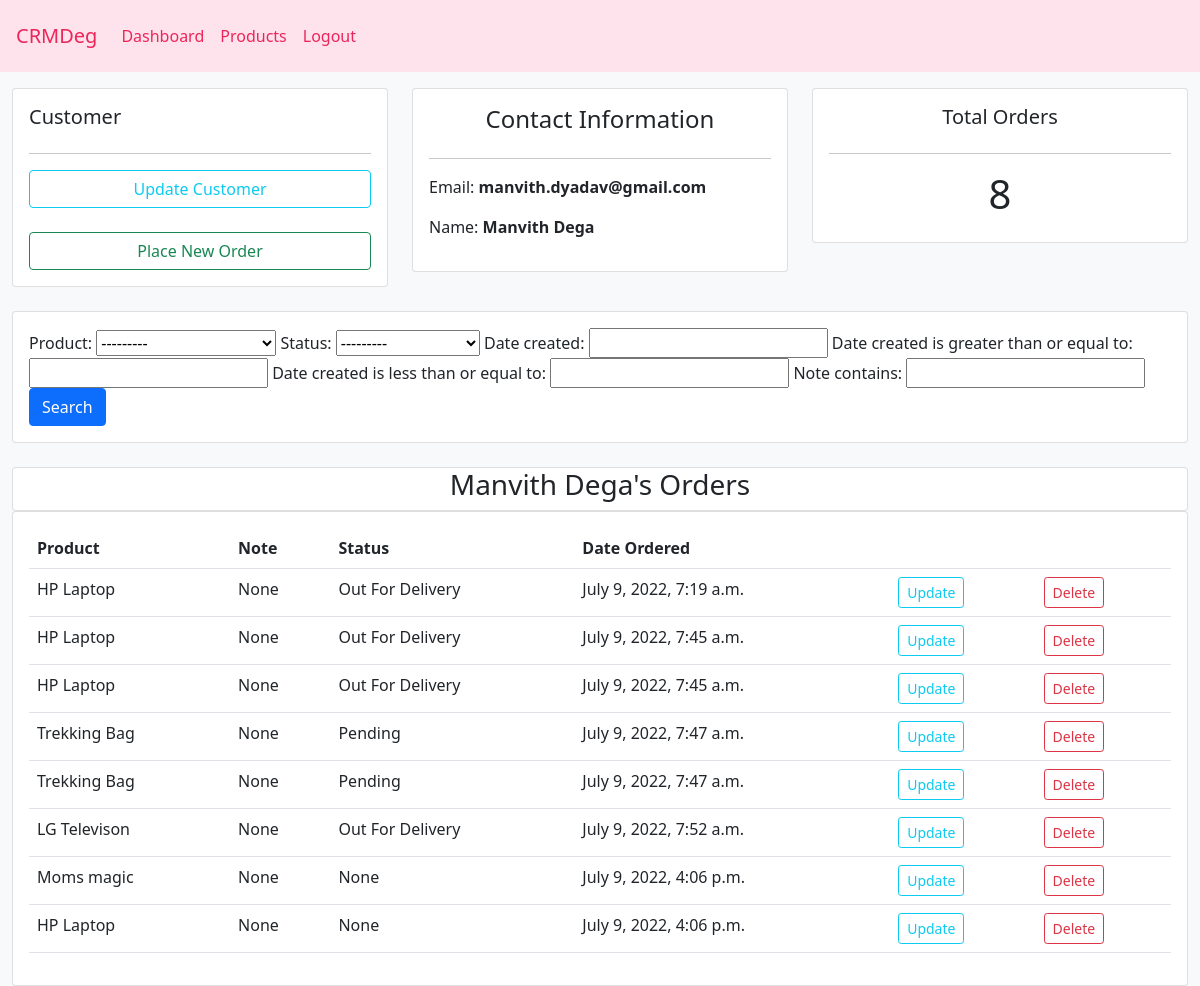
The app's page /customer/1/ (signed in) with its own data.
### accounts/models.py (models this page shows, shortened)
class Customer(models.Model) :
    user = models.OneToOneField(User, null=True, on_delete=models.CASCADE)
    name = models.CharField(max_length=100, null=True)
    email = models.CharField(max_length=100, null=True)
    phone = models.CharField(max_length=100, null=True)
    date_created = models.DateTimeField(auto_now_add=True)

class Order(models.Model) :
    STATUS = (
        ('Pending', 'Pending'),
        ('Out For Delivery', 'Out For Delivery'),
        ('Delivered', 'Delivered'),
    )
    customer = models.ForeignKey(Customer, null=True, on_delete=models.SET_NULL)
    product = models.ForeignKey(Product, null=True, on_delete=models.SET_NULL)
    status = models.CharField(max_length=100, null=True, choices=STATUS)
    date_created = models.DateTimeField(auto_now_add=True)
    note = models.CharField(max_length=100, null=True, blank=False)

class Product(models.Model) :
    CATEGORY = (
        ('Indoor', 'Indoor'),
        ('Outdoor', 'Outdoor'),
    )
    name = models.CharField(max_length=100, null=True)
    price = models.FloatField(null=True)
    category = models.CharField(max_length=100, null=True, choices=CATEGORY)
    description = models.TextField(max_length=100, null=True, blank=True)
    date_created = models.DateTimeField(auto_now_add=True)
    tag = models.ManyToManyField(Tag)
    def __str__(self) :
        return self.name

### accounts/decorators.py (the view)
        def wrappper_func(request, *args, **kwargs) :
            user_group = None
            if request.user.groups.exists() :
                user_group = request.user.groups.all()[0].name
            if user_group in allowed_roles :
                return view(request, *args, **kwargs)
            else :
                return HttpResponse("You are not authorized to view this page!!!")

### accounts/views.py (called while the page is built)
@login_required(login_url='/login/')
@allowed_users(allowed_roles=['admin'])
def renderCustomerPage(request, cust_pk_id) :
    context = {}
    customer = Customer.objects.get(id=cust_pk_id)
    orders = customer.order_set.all()
    total_orders = orders.count()
    if request.method == 'GET' :
        orderFilter = OrderFilter(request.GET, queryset=orders)
        context["orderFilter"] = orderFilter
        filtered = orderFilter.qs
        orders = filtered
    context["customer"] = customer
    context["orders"] = orders
    context["total_orders"] = total_orders
    return render(request, 'accounts/customer.html', context)

### templates/accounts/customer.html (shortened to what this page needs)
{% extends 'accounts/main.html' %}
{% block content %}
<div class="container-fluid">
    <div class="row">
        <div class="col-md">
            <div class="card card-body">
                <h5>Customer</h5>
                <hr>
                <a href="{% url 'update-customer-profile' customer.id %}" class="btn btn-outline-info btn-md btn-block">Update Customer</a>
                <br>
                <a href="{% url 'create-order' customer.id %}" class="btn btn-outline-success btn-md btn-block">Place New Order</a>
            </div>
        </div>
        <div class="col-md">
            <div class="card card-body contact-info">
                <h4>Contact Information</h4>
                <hr>
                <p>Email: <span class="span-item">{{customer.email}}</span></p>
                <p>Name: <span class="span-item">{{customer.name}}</span></p>
            </div>
        </div>
        <div class="col-md">
            <div class="card card-body" style="text-align:center;">
                <h5>Total Orders</h5>
                <hr>
                <h1>{{total_orders}}</h1>
            </div>
        </div>
    </div>
    <br>
    <div class="row">
        <div class="col">
            <div class="card card-body">
                <form method="get">
                    {{orderFilter.form}}
                    <button class="btn btn-primary" type="submit">Search</button>
                </form>
            </div>
        </div>
    </div>
    <br>
    <div class="row">
        <div class="col">
            <div class="card card-head" style="text-align:center;">
                <h3>{{customer.name}}'s Orders</h3>
            </div>
            <div class="card card-body">
                <table class="table">
                    <tr>
                        <th>Product</th>
                        <th>Note</th>
                        <th>Status</th>
                        <th>Date Ordered</th>
                        <th></th>
                        <th></th>
                    </tr>
                    {% for order in orders %}
                        <tr>
                            <td>{{order.product.name}}</td>
                            <td>{{order.note}}</td>
                            <td>{{order.status}}</td>
                            <td>{{order.date_created}}</td>
                            <td><a href="{% url 'update-order' order.id %}" class="btn btn-outline-info btn-sm btn-block">Update</a></td>
                            <td><a href="{% url 'delete-order' order.id %}" class="btn btn-outline-danger btn-sm btn-block">Delete</a></td>
                        </tr>
                    {% endfor %}
                </table>
            </div>
        </div>
    </div>
</div>
{% endblock %}

### static/css/main.css (style rules this page uses)
.container-fluid { margin-top: 1rem; }
.contact-info { text-align: center; }
.contact-info p { text-align: left; }
.span-item { font-weight: bold; }

### records on screen
Customer: email "manvith.dyadav@gmail.com", name "Manvith Dega"
Order: product.name "HP Laptop", note "None", status "Out For Delivery", date_created "July 9, 2022, 7:19 a.m."
Order: product.name "HP Laptop", note "None", status "Out For Delivery", date_created "July 9, 2022, 7:45 a.m."
Order: product.name "HP Laptop", note "None", status "Out For Delivery", date_created "July 9, 2022, 7:45 a.m."
Order: product.name "Trekking Bag", note "None", status "Pending", date_created "July 9, 2022, 7:47 a.m."
Order: product.name "Trekking Bag", note "None", status "Pending", date_created "July 9, 2022, 7:47 a.m."
Order: product.name "LG Televison", note "None", status "Out For Delivery", date_created "July 9, 2022, 7:52 a.m."
Order: product.name "Moms magic", note "None", status "None", date_created "July 9, 2022, 4:06 p.m."
Order: product.name "HP Laptop", note "None", status "None", date_created "July 9, 2022, 4:06 p.m."

### other values on screen
{{ total_orders }} "8"
